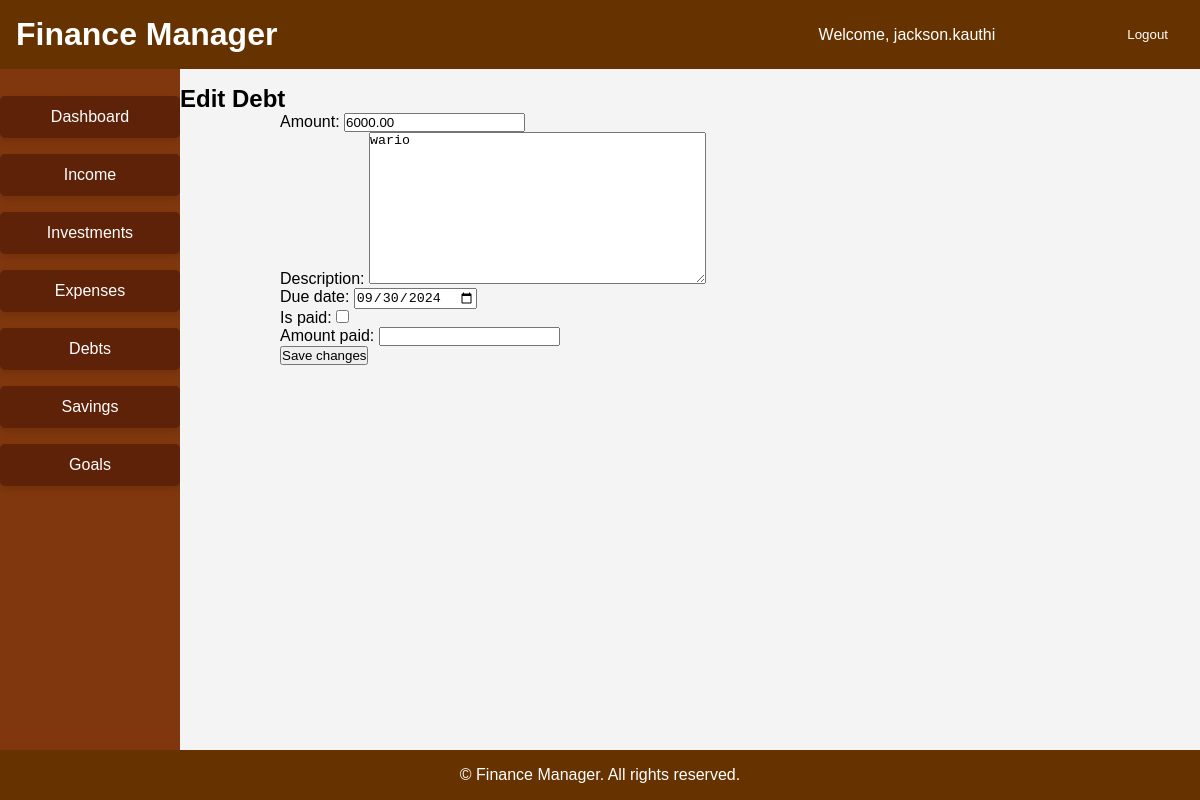
/debt/edit/36/ (signed in), run on the app's committed database.
### debt/models.py (models this page shows, shortened)
class Debt(models.Model):
    user = models.ForeignKey(User, on_delete=models.CASCADE)
    amount = models.DecimalField(max_digits=10, decimal_places=2)
    description = models.TextField(blank=True, null=True)
    created_at = models.DateTimeField(auto_now_add=True)
    due_date = models.DateField()
    is_paid = models.BooleanField(default=False)
    amount_paid = models.DecimalField(max_digits=10, decimal_places=2, null=True, blank=True)

### debt/views.py (the view)
# urls.py: path('edit/<int:pk>/', views.edit_debt, name='edit_debt'),  # Changed name to edit_debt
@login_required
def edit_debt(request, pk):
    debt = get_object_or_404(Debt, pk=pk, user=request.user)
    if request.method == 'POST':
        form = DebtForm(request.POST, instance=debt)
        if form.is_valid():
            form.save()
            return redirect('debt_list')
    else:
        form = DebtForm(instance=debt)
    return render(request, 'debt/edit_debt.html', {'form': form})

### debt/form.py
class DebtForm(forms.ModelForm):
    class Meta:
        model = Debt
        fields = ['amount', 'description', 'due_date', 'is_paid', 'amount_paid']
        widgets = {
            'due_date': forms.DateInput(attrs={'type': 'date'}),
        }

### templates/debt/edit_debt.html (shortened to what this page needs)
{% extends 'base.html' %}
{% block content %}
<h2>Edit Debt</h2>
<form method="post">
    {{ form.as_p }}
    <button type="submit">Save changes</button>
</form>
{% endblock %}

### templates/base.html (shortened to what this page needs)
{% load static %}
<!DOCTYPE html>
<html lang="en">
<head>
    <link rel="stylesheet" href="{% static 'css/styles.css' %}">
</head>
<body>
    <header>
        <div class="header-content">
            <h1>Finance Manager</h1>
            {% if user.is_authenticated %}
                <div class="user-info">
                    <span>Welcome, {{ user.username }}</span>
                    <form action="{% url 'logout' %}" method="post" style="display: inline;">
                        <button type="submit" class="logout">Logout</button>
                    </form>
                </div>
            {% else %}
                <div class="auth-links">
                    <a href="{% url 'login' %}">Login</a>
                    <a href="{% url 'signup' %}">Sign Up</a>
                </div>
            {% endif %}
        </div>
    </header>
    <div class="container">
        <nav class="card-nav">
            <ul>
                <li>
                    <a href="{% url 'dashboard' %}" class="nav-card {% if request.resolver_match.url_name == 'dashboard' %}active{% endif %}">
                        Dashboard
                    </a>
                </li>
                <li>
                    <a href="{% url 'income_list' %}" class="nav-card {% if request.resolver_match.url_name == 'income_list' %}active{% endif %}">
                        Income
                    </a>
                </li>
                <li>
                    <a href="{% url 'investment_list' %}" class="nav-card {% if request.resolver_match.url_name == 'investment_list' %}active{% endif %}">
                        Investments
                    </a>
                </li>
                <li>
                    <a href="{% url 'expense_list' %}" class="nav-card {% if request.resolver_match.url_name == 'expense_list' %}active{% endif %}">
                        Expenses
                    </a>
                </li>
                <li>
                    <a href="{% url 'debt_list' %}" class="nav-card {% if request.resolver_match.url_name == 'debt_list' %}active{% endif %}">
                        Debts
                    </a>
                </li>
                <li>
                    <a href="{% url 'savings_list' %}" class="nav-card {% if request.resolver_match.url_name == 'savings_list' %}active{% endif %}">
                        Savings
                    </a>
                </li>
                <li>
                    <a href="{% url 'goals_list' %}" class="nav-card {% if request.resolver_match.url_name == 'goals_list' %}active{% endif %}">
                        Goals
                    </a>
                </li>
            </ul>
        </nav>
        <div class="main-container">
            <main>
                {% block content %}
                {% endblock %}
            </main>
        </div>
    </div>
    <footer>
        &copy; {{ current_year }} Finance Manager. All rights reserved.
    </footer>
</body>
</html>

### budget/static/css/styles.css (style rules this page uses)
* { margin: 0; padding: 0; box-sizing: border-box; }
body { font-family: Arial, sans-serif; background-color: #f4f4f4; padding: 65px 0; }
header { background-color: #663300; color: #fff; padding: 1rem; position: fixed; width: 100%; top: 0; z-index: 1000; display: flex; justify-content: space-between; align-items: center; }
.header-content { display: flex; justify-content: space-between; align-items: center; width: 100%; }
.header-content h1 { margin: 0; }
.header-content .user-info, .header-content .auth-links { display: flex; align-items: center; }
.user-info span { margin-right: 1rem; }
.logout { background-color: #663300; color: #fff; border: none; padding: 0.5rem 1rem; border-radius: 4px; cursor: pointer; transition: background-color 0.3s ease; }
footer { background-color: #663300; color: #fff; text-align: center; padding: 1rem; position: fixed; width: 100%; bottom: 0; z-index: 1000; }
nav { width: 180px; background-color: #80370d; position: fixed; top: 64px; bottom: 0; padding: 2rem 0; z-index: 999; overflow-y: auto; }
nav ul { list-style: none; }
nav li { margin-bottom: 1rem; }
.nav-card { background-color: #5e2208; color: #fff; text-align: center; padding: 0.75rem; border-radius: 5px; text-decoration: none; display: block; transition: background-color 0.3s, transform 0.3s; box-shadow: 0 4px 6px rgba(0, 0, 0, 0.1); }
.main-container { margin-left: 160px; padding: 20px; min-height: calc(100vh - 128px); }
form { margin-left: 100px; }

### data on the page
Debt: amount "6000.00", description "wario", due_date "09/30/2024"

### other printed values
{{ user.username }} "jackson.kauthi"
